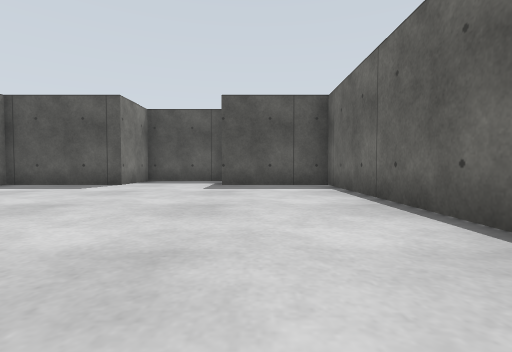
View 1 (above)

24 first-person views from a walk through a robot-simulator world made for Gazebo. The camera is 0.5 m above the floor, tilts 2° down and sees 85° across. The floor is counted in squares, 1 m on a side. Each view is taken from the middle of a square. On the plan, view 1 faces up. The plan holds only what a view shows up to about 9 squares ahead; the rest is blank. The place goes on beyond the plan. Simple patterns stand in for the simulator's built-in surfaces.

View 2
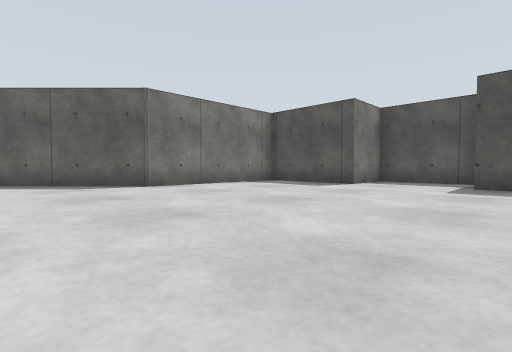

View 3
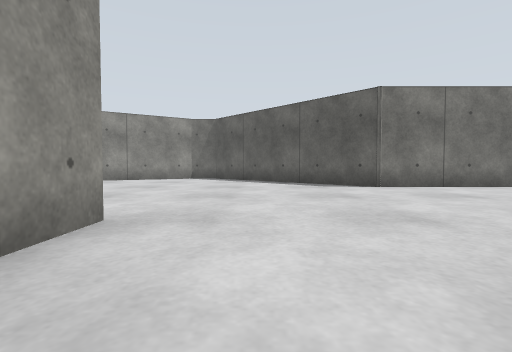

View 4
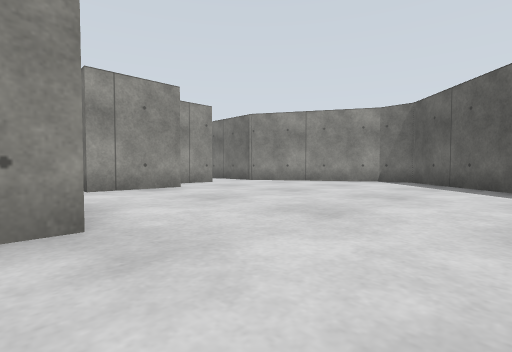

View 5
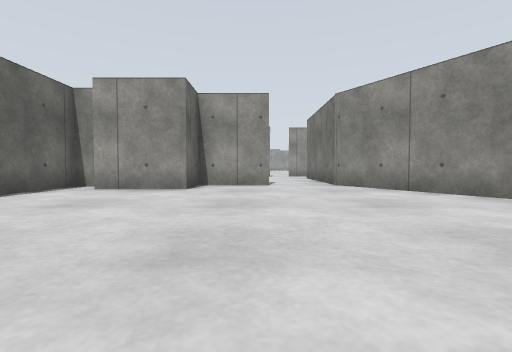

View 6
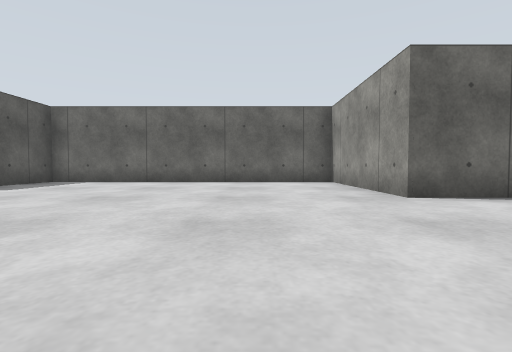

View 7
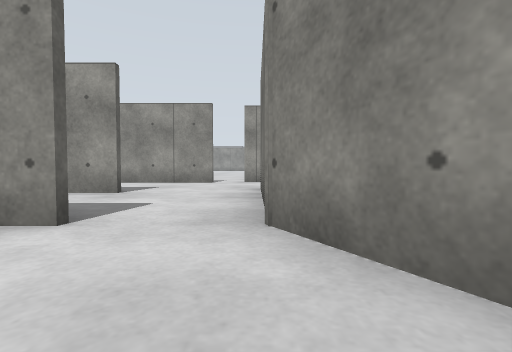

View 8
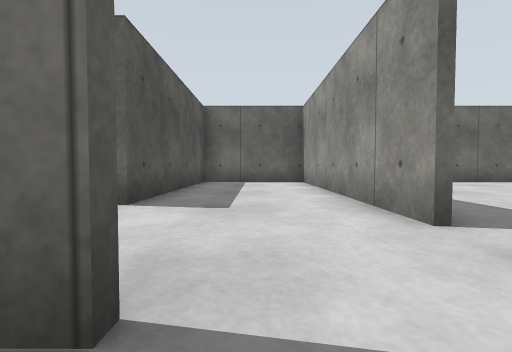

View 9
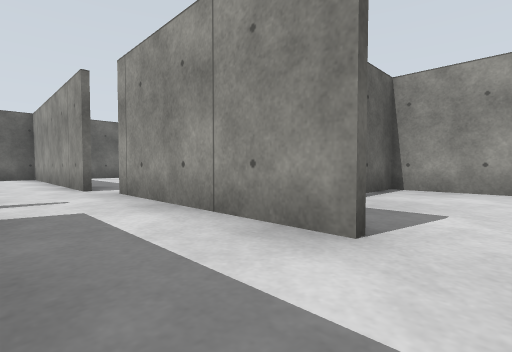

View 10
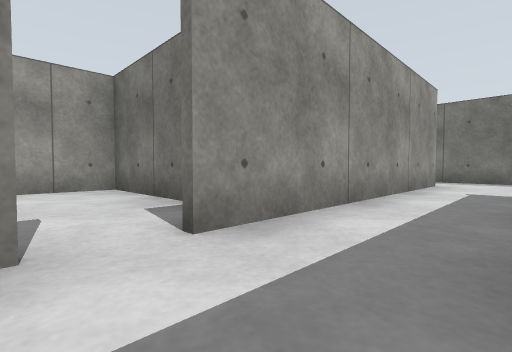

View 11
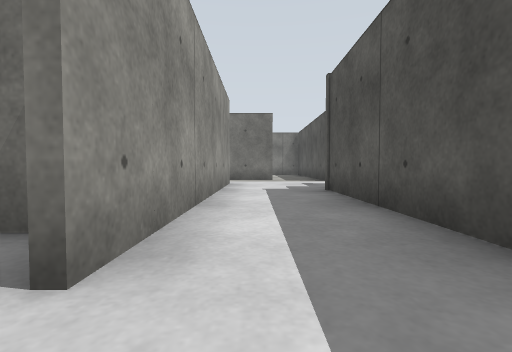

View 12
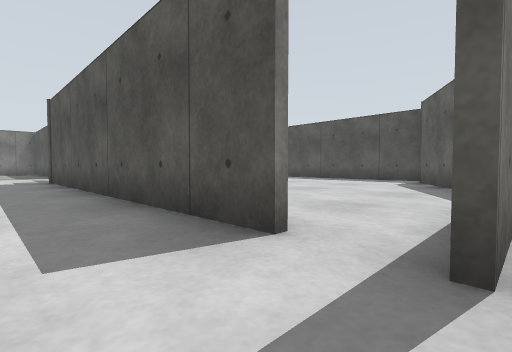

View 13
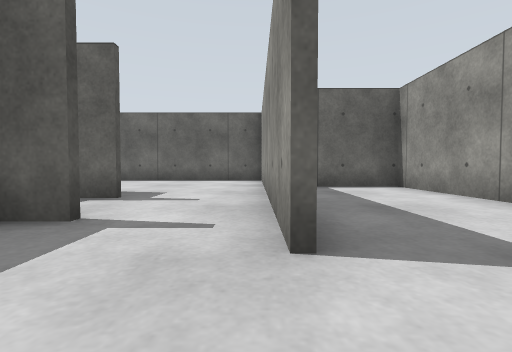

View 14
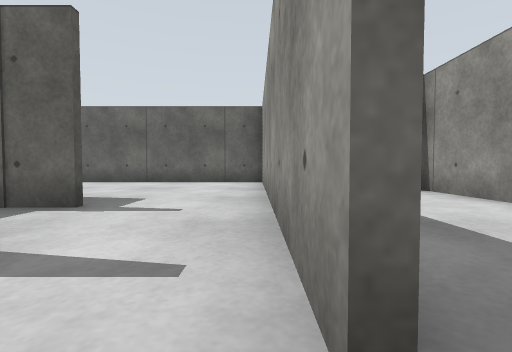

View 15
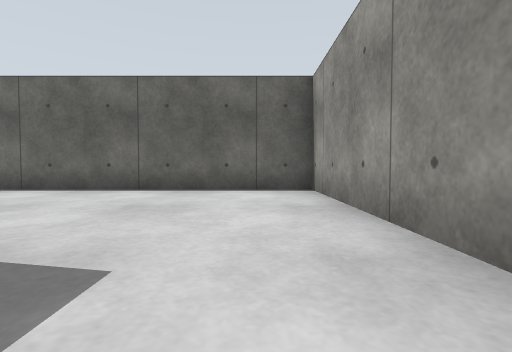

View 16
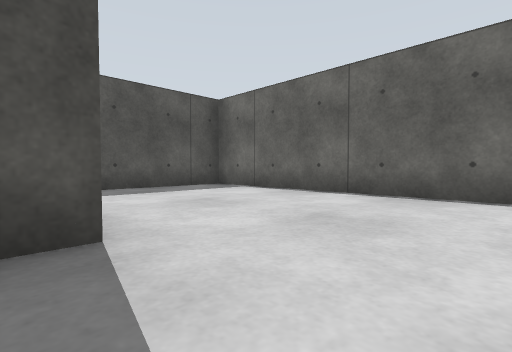

View 17
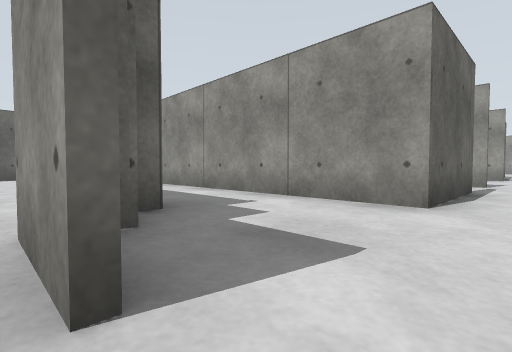

View 18
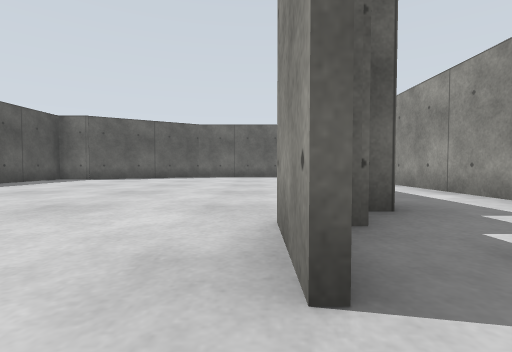

View 19
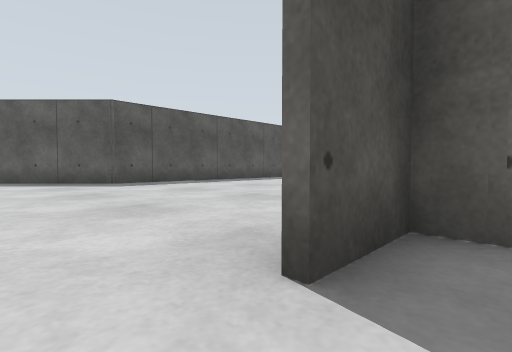

View 20
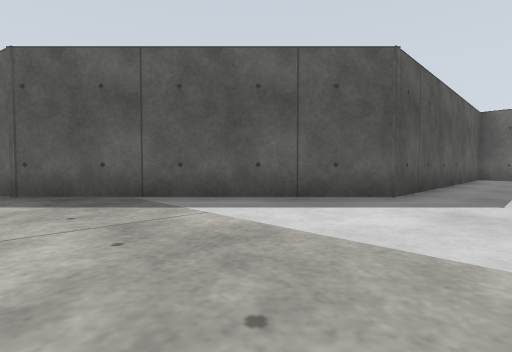

View 21
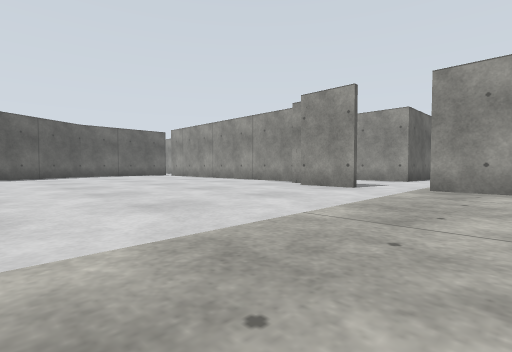

View 22
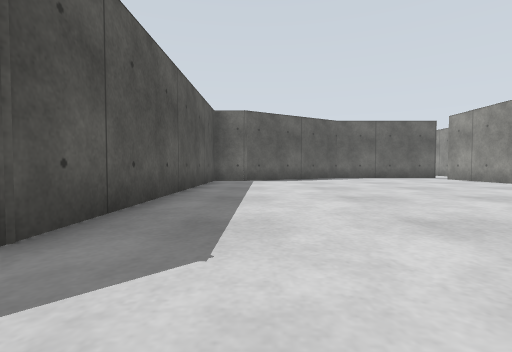

View 23
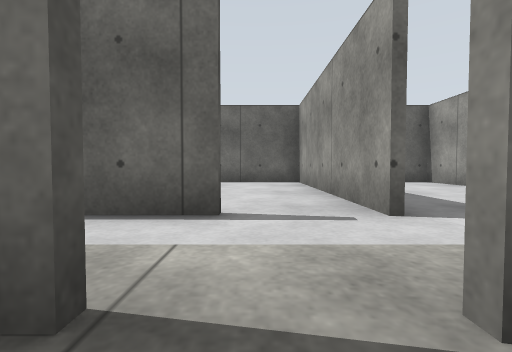

View 24
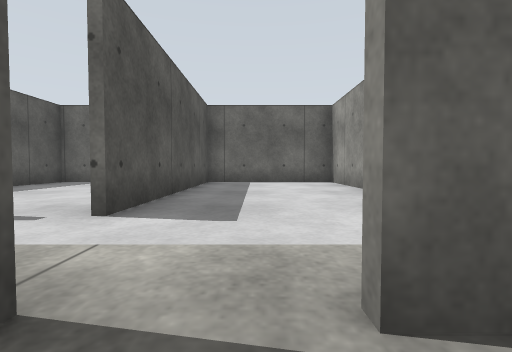

### Floor plan
Key: @ floor where view 1 was taken; # wall or solid block; x gap in a wall; . floor.
Columns run from 24 left of view 1 to 2 right of it. Each row starts with its distance up from view 1.
 10                     ####
  9                     #..#
  8                  ####..####
  7                  #........#
  6                  #........#
  5                  #........#
  4 ##               #........#
  3 .##             ##........#
  2 ..##           ##.........#
  1 ...##         ##..........#
  0 ....##       ##.........@.#
 -1 .....#########............#
 -2 .............#.......######
 -3 .............#.......#....#
 -4 .............##......#....#
 -5 ..............#....###....#
 -6 ..............##.#####....#
 -7 ...............#...##.....#
 -8 ...............#..........#
 -9 ...##..........#..#########
-10 ##..##########.#.......#
-11   .....................#
-12  #.....................#
-13  #.#######xx####.#######
-14  #.#  ...#..     ...
-15  #.#.....#..      ...
-16 .........#..#      ...
-17  #.##########       ...#
-18  #.......#            .#
-19 .........#             #
-20  #.......#
-21    ......#
-22       ####

Positions as (right, up) in squares from view 1, and headings:
1: (0, 0), facing up
2: (0, 0), facing up-left
3: (0, 0), facing left
4: (-2, 1), facing down-left
5: (-7, 1), facing down
6: (-7, 1), facing right
7: (-9, -4), facing down
8: (-10, -11), facing right
9: (-14, -11), facing down-right
10: (-13, -11), facing down-left
11: (-13, -12), facing left
12: (-9, -12), facing up-left
13: (-8, -9), facing right
14: (-7, -9), facing right
15: (-4, -8), facing right
16: (-3, -8), facing up-right
17: (-22, -9), facing down-right
18: (-22, -9), facing right
19: (-22, -10), facing up-right
20: (-24, -3), facing up-right
21: (-24, -3), facing down-right
22: (-21, -3), facing right
23: (-24, -16), facing right
24: (-24, -19), facing right
